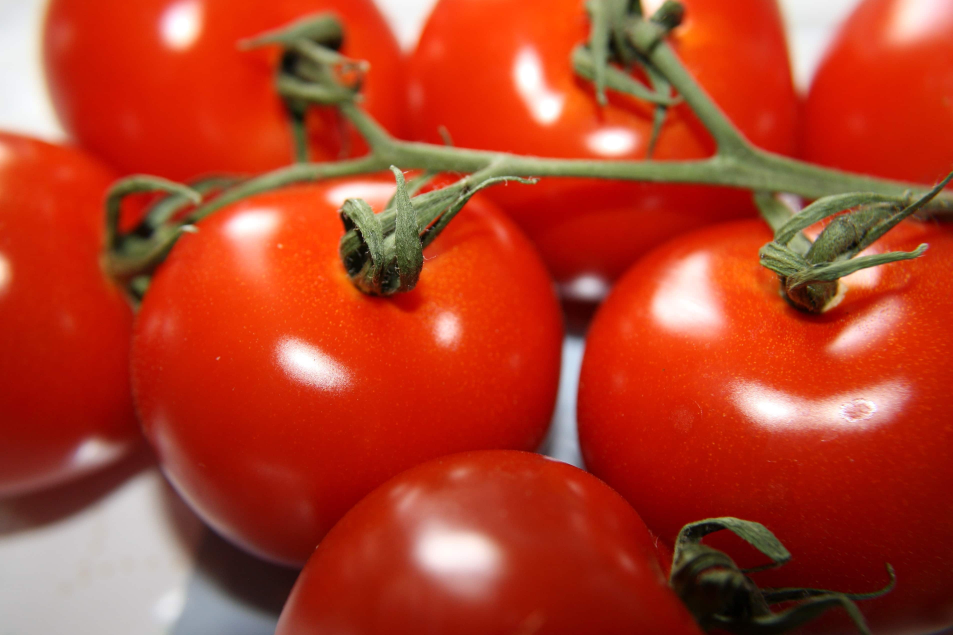
#> input picture test/1.jpg, 3810 x 2540 px (shown at 1/4 size); its folder holds only this picture in this run
$ jupyter execute --allow-errors train.ipynb
#> lines starting #> are read from the running program, lines starting #| are printed output that depends on the picture
#> further down, img is the input picture: shape (2540, 3810, 3); mean B, G, R 39.7, 63.6, 178.3
[cell 1]
import os
import cv2
import numpy as np
import matplotlib.pyplot as plt
from sklearn import svm
from sklearn.model_selection import train_test_split
from sklearn.metrics import classification_report, confusion_matrix, accuracy_score

[cell 2]
def grayscale(img):
    image = cv2.resize(img, (100,100))
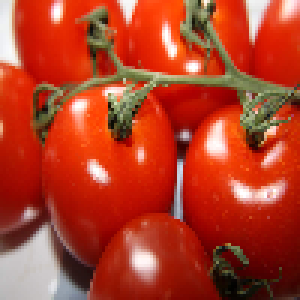
#> image: shape (100, 100, 3) (shown 3 times larger); mean B, G, R 39.7, 63.6, 178.2
    gray_image = cv2.cvtColor(image, cv2.COLOR_BGR2GRAY)
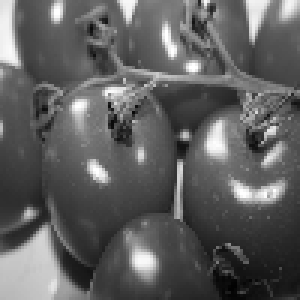
#> gray_image: shape (100, 100) (shown 3 times larger); min 2, max 255, mean 95.1
    return gray_image

def get_data(path):
    data = []
    labels = []
    for label in os.listdir(path):
        for file in os.listdir(os.path.join(path, label)):
            img = cv2.imread(os.path.join(path, label, file))
            if img is not None:
                data.append(grayscale(img))
                labels.append(label)
    return np.array(data), np.array(labels)

# PREVIEW

[cell 3]
files = os.listdir('test')
for file in files:
    img = cv2.imread(os.path.join('test', file))
    gray = grayscale(img)
    plt.imshow(gray, cmap='gray')
    plt.title(file)
    plt.show()

$ run again, on test/2.jpg
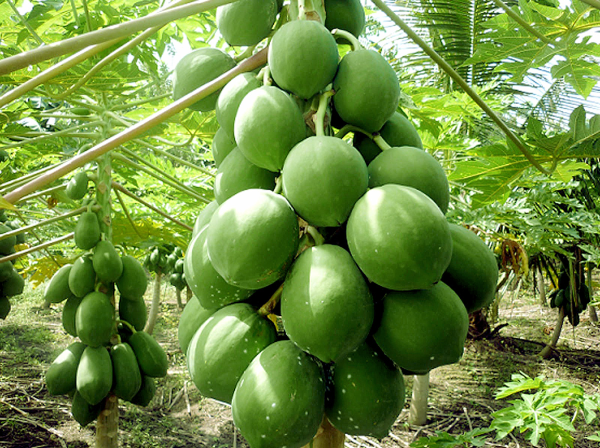
#> input picture test/2.jpg, 1200 x 896 px (shown at 1/2 size)
#> img is the input picture: shape (896, 1200, 3); mean B, G, R 66.9, 141.2, 111.5
#> in grayscale, `image = cv2.resize(img, (100,100))`:
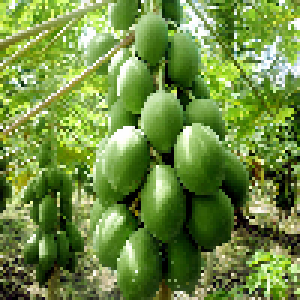
#> image: shape (100, 100, 3) (shown 3 times larger); mean B, G, R 66.3, 140.8, 111
#> in grayscale, `gray_image = cv2.cvtColor(image, cv2.COLOR_BGR2GRAY)`:
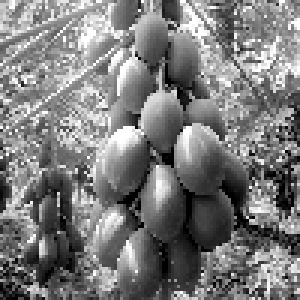
#> gray_image: shape (100, 100) (shown 3 times larger); min 0, max 255, mean 123.4

$ run again, on test/3.jpg
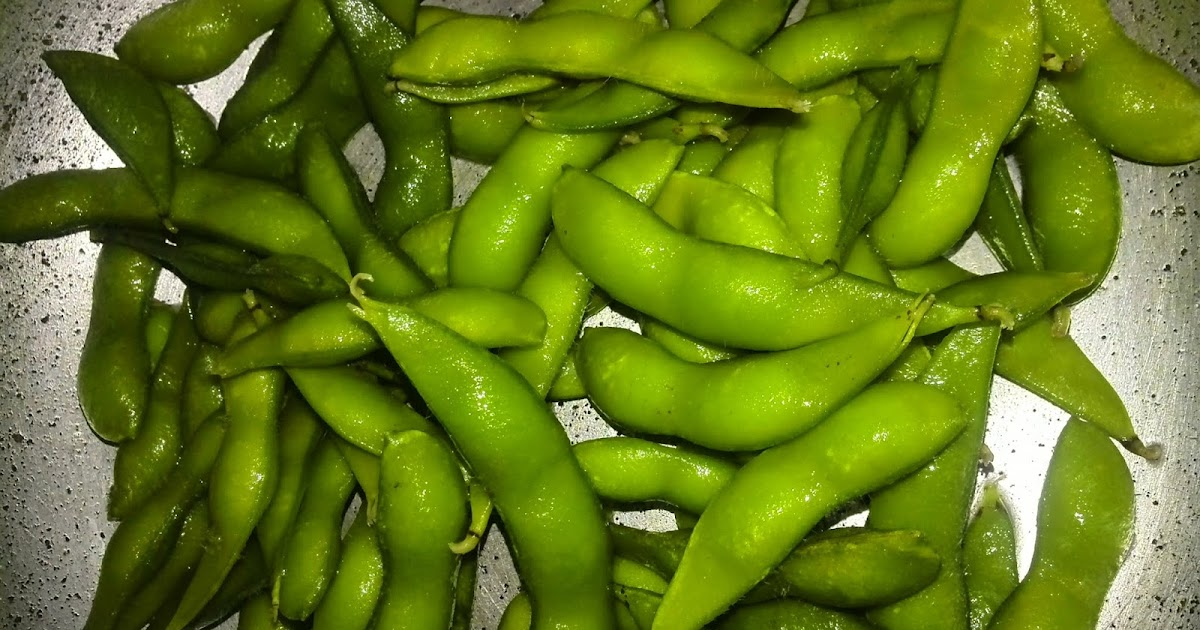
#> input picture test/3.jpg, 1200 x 630 px
#> img is the input picture: shape (630, 1200, 3); mean B, G, R 29.4, 122, 101.2
#> in grayscale, `image = cv2.resize(img, (100,100))`:
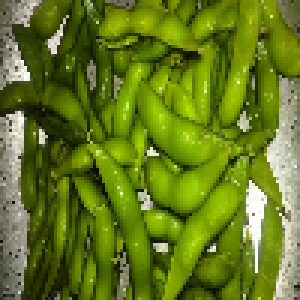
#> image: shape (100, 100, 3) (shown 3 times larger); mean B, G, R 29.2, 121.8, 101
#> in grayscale, `gray_image = cv2.cvtColor(image, cv2.COLOR_BGR2GRAY)`:
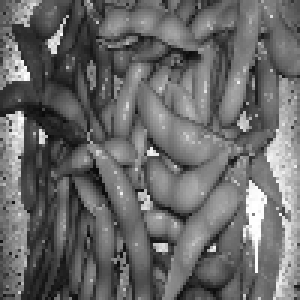
#> gray_image: shape (100, 100) (shown 3 times larger); min 8, max 255, mean 105
